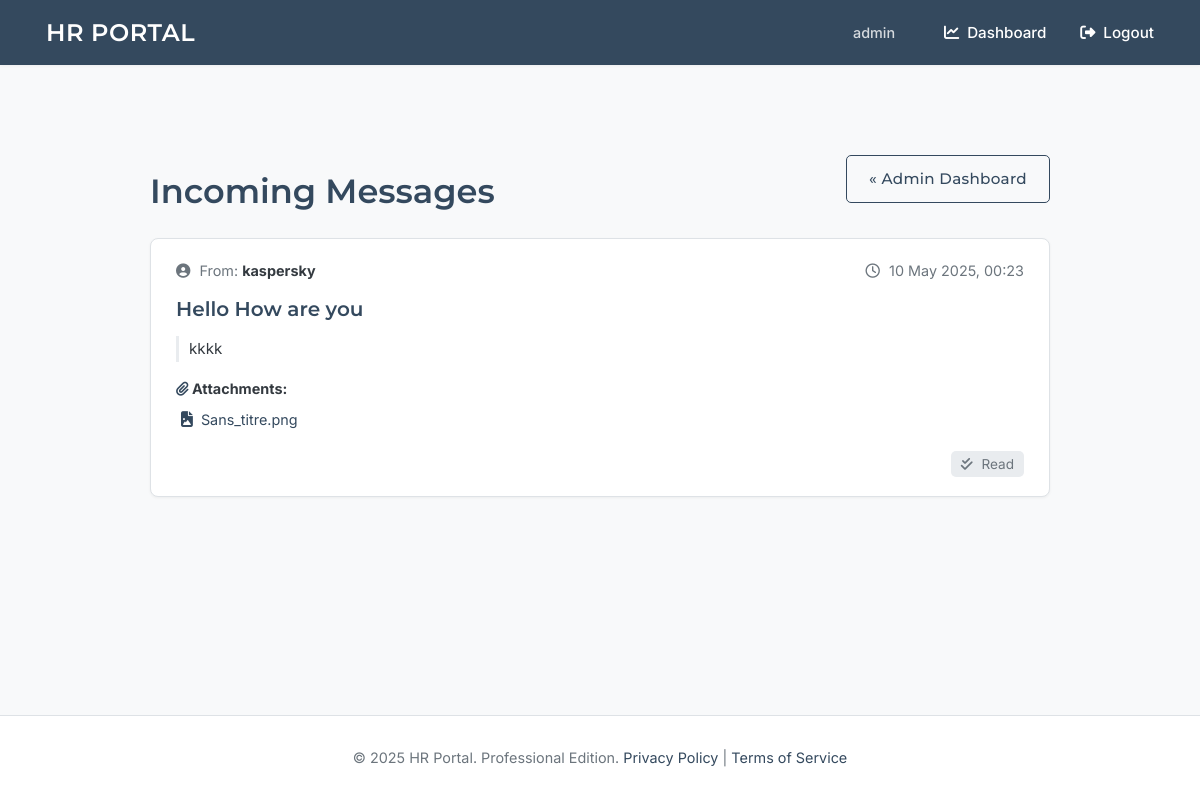
/admin/messages (signed in), run on an earlier commit of the app's database.
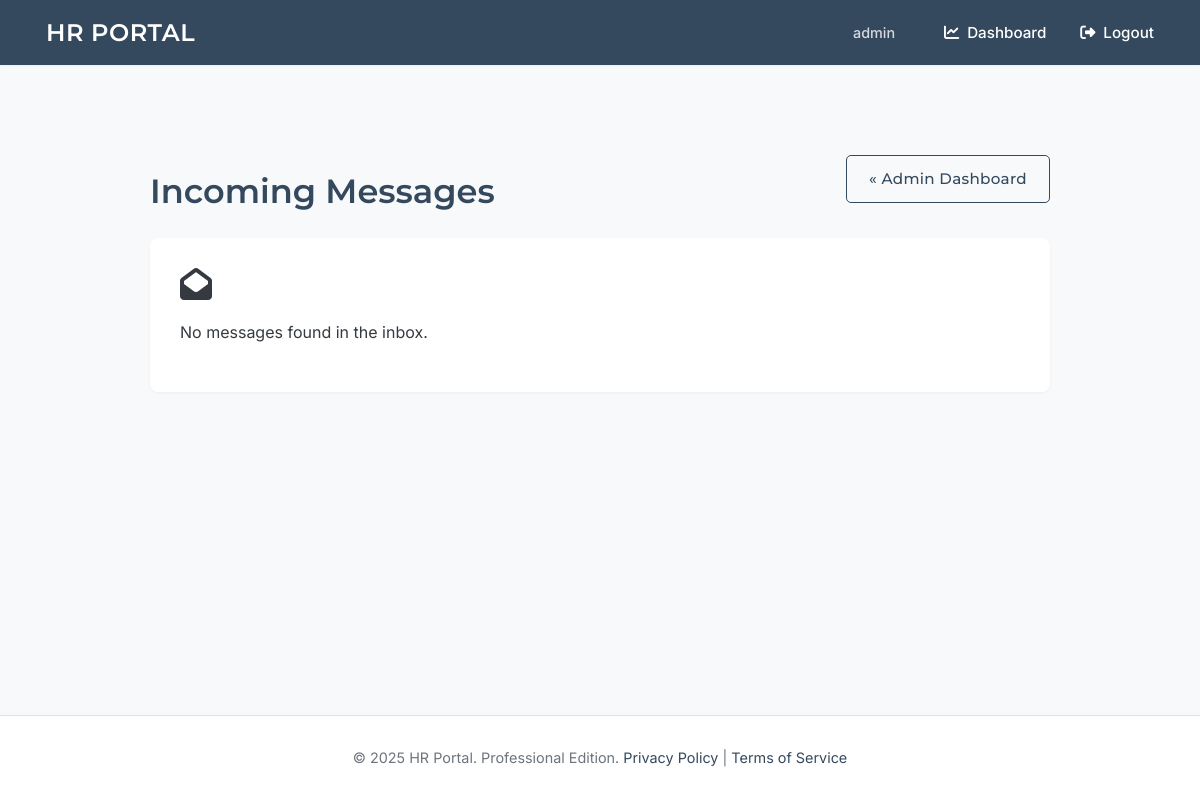
And on a later commit of the database.
### tables this page shows
CREATE TABLE messages (
    id INTEGER PRIMARY KEY AUTOINCREMENT,
    sender_id INTEGER NOT NULL,
    recipient_id INTEGER, -- Can be NULL if it's a general message to all admins
    subject TEXT NOT NULL,
    body TEXT NOT NULL,
    timestamp DATETIME DEFAULT CURRENT_TIMESTAMP,
    is_read BOOLEAN NOT NULL DEFAULT 0,
    FOREIGN KEY (sender_id) REFERENCES users (id)
    -- FOREIGN KEY (recipient_id) REFERENCES users (id) -- if direct to specific admin
);

CREATE TABLE users (
    id INTEGER PRIMARY KEY AUTOINCREMENT,
    username TEXT UNIQUE NOT NULL,
    password_hash TEXT NOT NULL,
    is_admin BOOLEAN NOT NULL DEFAULT 0,
    full_name TEXT,             -- NEW
    gender TEXT,                -- NEW (e.g., 'male', 'female', 'other', 'prefer_not_to_say')
    department TEXT             -- NEW
);

CREATE TABLE attachments (
    id INTEGER PRIMARY KEY AUTOINCREMENT,
    message_id INTEGER NOT NULL,
    original_filename TEXT NOT NULL, -- Original name for display
    stored_filename TEXT NOT NULL UNIQUE, -- Secured, unique name on disk
    uploaded_at DATETIME DEFAULT CURRENT_TIMESTAMP,
    FOREIGN KEY (message_id) REFERENCES messages (id) ON DELETE CASCADE -- If message is deleted, delete attachments
);

### app.py (the view)
@app.route('/admin/messages')
@login_required
@admin_required
def admin_view_messages():
    db = get_db()
    messages_raw = db.execute("SELECT m.id, m.subject, m.body, m.timestamp, m.is_read, u.username as sender_username FROM messages m JOIN users u ON m.sender_id = u.id ORDER BY m.timestamp DESC").fetchall()
    processed_messages = []
    for row in messages_raw:
        item = dict(row); ts_val = item.get('timestamp')
        if isinstance(ts_val, datetime): item['timestamp'] = ts_val
        elif isinstance(ts_val, (str,bytes)): item['timestamp'] = convert_datetime_iso(ts_val if isinstance(ts_val, bytes) else ts_val.encode())
        else: item['timestamp'] = None
        item['attachments'] = db.execute('SELECT id, original_filename, stored_filename FROM attachments WHERE message_id = ?', (item['id'],)).fetchall()
        processed_messages.append(item)
    return render_template('admin_view_messages.html', messages=processed_messages)

### app.py (called while the page is built)
def get_db():
    if 'db' not in g:
        try:
            os.makedirs(app.instance_path, exist_ok=True)
            os.makedirs(app.config['UPLOAD_FOLDER'], exist_ok=True)
            os.makedirs(app.config['PAYSLIP_UPLOAD_FOLDER'], exist_ok=True)
            os.makedirs(app.config['VACATION_APPROVAL_UPLOAD_FOLDER'], exist_ok=True)
        except OSError as e:
            app.logger.error(f"Error creating instance/upload paths: {e}")
        g.db = sqlite3.connect(app.config['DATABASE'], detect_types=sqlite3.PARSE_DECLTYPES)
        g.db.row_factory = sqlite3.Row
    return g.db

def convert_datetime_iso(val): # Expects bytes
    if not val: return None
    val_str = val.decode()
    try: return datetime.fromisoformat(val_str.replace("Z", "+00:00"))
    except (ValueError, AttributeError):
        try: return datetime.strptime(val_str, "%Y-%m-%d %H:%M:%S.%f")
        except (ValueError, AttributeError):
            try: return datetime.strptime(val_str, "%Y-%m-%d %H:%M:%S")
            except (ValueError, AttributeError): app.logger.warning(f"Could not parse datetime: {val_str}"); return None

@app.context_processor
def inject_now(): return {'now': datetime.utcnow()}

### templates/admin_view_messages.html (shortened to what this page needs)
{% extends 'base.html' %}
{% block content %}
<div class="admin-messages-container">
    <header class="panel-header" style="display:flex; justify-content:space-between; align-items:center; margin-bottom:20px;">
        <h1 class="page-title" style="margin-bottom:0;">Incoming Messages</h1>
        <a href="{{ url_for('dashboard') }}" class="btn btn-sm btn-outline-primary">« Admin Dashboard</a>
    </header>
    {% if messages %}
        <ul class="messages-list">
            {% for message in messages %}
            <li class="message-item {% if not message.is_read %}message-unread{% endif %}">
                <div class="message-header">
                    <span class="sender-info">
                        <i class="fas fa-user-circle"></i> From: <strong>{{ message.sender_username }}</strong>
                    </span>
                    <span class="timestamp">
                        <i class="far fa-clock"></i>
                        {% if message.timestamp %}{{ message.timestamp.strftime('%d %b %Y, %H:%M') }}{% else %}N/A{% endif %}
                    </span>
                </div>
                <h3 class="message-subject">{{ message.subject }}</h3>
                <div class="message-body">
                    {{ message.body|nl2br }}
                </div>
                {% if message.attachments %}
                <div class="message-attachments">
                    <strong><i class="fas fa-paperclip"></i> Attachments:</strong>
                    <ul>
                        {% for att in message.attachments %}
                        <li>
                            <a href="{{ url_for('uploaded_file', filename=att.stored_filename) }}" target="_blank">
                                <i class="fas {% if att.original_filename.endswith('.pdf') %}fa-file-pdf{% elif att.original_filename.endswith(('.png', '.jpg', '.jpeg', '.gif')) %}fa-file-image{% elif att.original_filename.endswith(('.doc', '.docx')) %}fa-file-word{% elif att.original_filename.endswith(('.xls', '.xlsx')) %}fa-file-excel{% else %}fa-file-alt{% endif %}"></i>
                                {{ att.original_filename }}
                            </a>
                        </li>
                        {% endfor %}
                    </ul>
                </div>
                {% endif %}
                <div class="message-actions">
                    {% if not message.is_read %}
                    <form method="post" action="{{ url_for('admin_mark_message_read', message_id=message.id) }}" style="display:inline;">
                        <button type="submit" class="btn btn-sm btn-outline-primary"><i class="fas fa-check"></i> Mark as Read</button>
                    </form>
                    {% else %}
                    <span class="status-tag status-read"><i class="fas fa-check-double"></i> Read</span>
                    {% endif %}
                </div>
            </li>
            {% endfor %}
        </ul>
    {% else %}
        <div class="panel-empty-state" style="background-color: var(--card-bg); padding: 30px; border-radius: var(--border-radius-md); box-shadow: var(--shadow-sm);">
            <i class="fas fa-envelope-open fa-2x"></i>
            <p>No messages found in the inbox.</p>
        </div>
    {% endif %}
</div>
{% endblock %}

What changed in the data, as far as the page shows it:
removed messages: sender_username "kaspersky", timestamp "10 May 2025, 00:23", subject "Hello How are you", body "kkkk", is_read True (drawn)
no longer on this page (row unchanged): attachments: original_filename "Sans_titre.png"
Also different on the page:
text now shown: "No messages found in the inbox."
